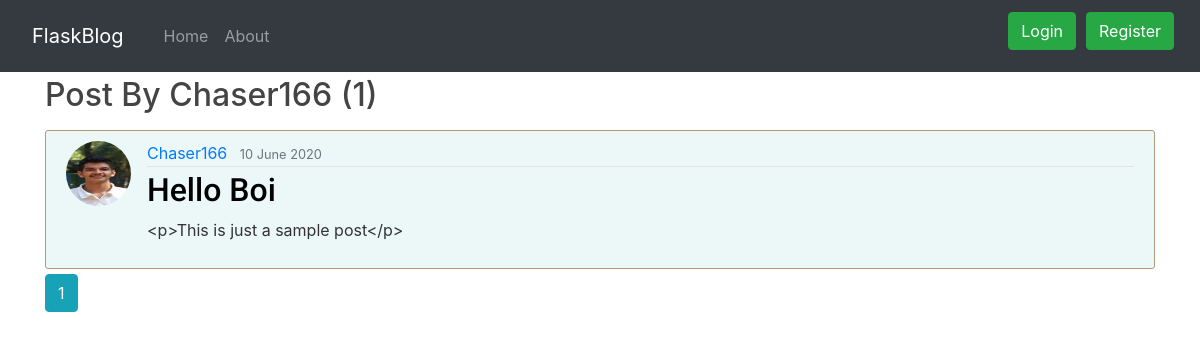
/user/Chaser166, run on the app's committed database.
### flaskblog/models.py (models this page shows, shortened)
class User(db.Model, UserMixin):
    id = db.Column(db.Integer, primary_key=True)
    username = db.Column(db.String(20), unique=True, nullable=False)
    email = db.Column(db.String(50), unique=True, nullable=False)
    image_file = db.Column(db.String(20), nullable=True,
                           default='default.jpg')
    password = db.Column(db.String(60), nullable=False)
    posts = db.relationship('Post', backref='author', lazy=True)

class Post(db.Model):
    id = db.Column(db.Integer, primary_key=True)
    title = db.Column(db.String(50), nullable=False)
    date_posted = db.Column(db.DateTime, nullable=False,
                            default=datetime.utcnow)
    content = db.Column(db.Text, nullable=False)
    user_id = db.Column(db.Integer, db.ForeignKey('user.id'), nullable=False)

### flaskblog/users/routes.py (the view)
@users.route('/user/<string:username>')
def user_posts(username):
    page = request.args.get('page', 1, type=int)
    user = User.query.filter_by(username=username).first_or_404()
    posts = Post.query.filter_by(author=user)\
                .order_by(Post.date_posted.desc())\
                .paginate(per_page=3, page=page)
    return render_template('user_posts.html', posts=posts, user=user)

### flaskblog/templates/user_posts.html
{% extends "layout.html" %}
{%block content%}
<h2 class="mb-3">Post By {{ user.username }} ({{ posts.total }})</h2>
{% for post in posts.items %}
<article class="media content-section">
    <img class="rounded-circle article-img" src="{{ url_for('static',filename='images/'+post.author.image_file) }}">
    <div class="media-body">
        <div class="article-metadata">
            <a class="mr-2"
                href="{{ url_for('users.user_posts',username = post.author.username) }}">{{ post.author.username }}</a>
            <small class="text-muted">{{ post.date_posted.strftime('%d %B %Y') }}</small>
        </div>
        <h2><a class="article-title" href="{{ url_for('posts.post',post_id = post.id )}}">{{ post.title }}</a></h2>
        <p class=" article-content">{{ post.content }}</p>
    </div>
</article>
{% endfor %}
{% for page_num in posts.iter_pages(left_edge = 1,right_edge = 1,left_current = 1,right_current = 2) %}
{% if page_num %}
{% if page_num == posts.page %}
<a class="btn btn-info mb-4"
    href="{{ url_for('users.user_posts',page = page_num,username = user.username) }}">{{page_num}}</a>
{% else %}
<a class="btn btn-outline-info mb-4"
    href="{{ url_for('users.user_posts',page = page_num,username = user.username) }}">{{page_num}}</a>
{% endif %}
{% else %}
...
{% endif %}
{% endfor %}
{% endblock content%}

### flaskblog/static/main.css (style rules this page uses)
body { background: rgb(255, 255, 255); color: #333333; }
h1, h2, h3, h4, h5, h6 { color: #444444; }
.content-section { background: #ECF8F8; padding: 10px 20px; border: 1px solid #B2967D; border-radius: 3px; margin-bottom: 5px; }
.article-title { color: #000000; font-family: 'Roboto', sans-serif; }
.article-content { white-space: pre-line; }
.article-img { height: 65px; width: 65px; margin-right: 16px; }
.article-metadata { padding-bottom: 1px; margin-bottom: 4px; border-bottom: 1px solid #e3e3e3; }

### data on the page
User: username "Chaser166"
Post: image_file (picture), author.username "Chaser166", date_posted "10 June 2020", title "Hello Boi", content "<p>This is just a sample post</p>"

### other printed values
{{ posts.total }} "1"
{{ page_num }} "1"
